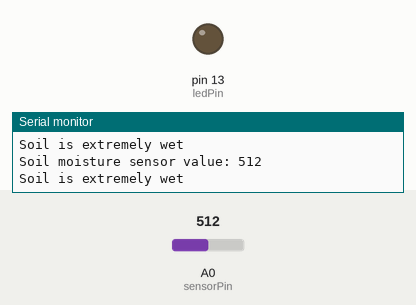
This sketch was run on a simulated Arduino Uno, built with avr-gcc and run on an emulated ATmega328P. Parts: output pins drawn as LEDs (lit = HIGH), the last lines printed to the serial monitor. Inputs (shaded band) come from the test bench; at power-on: A0 (sensorPin) = 512.

Above: at 1.8 s.
1.9 s: A0 (sensorPin) set to 782
4.5 s: A0 (sensorPin) set to 817
At 6.1 s:
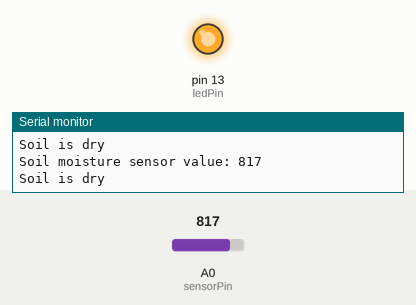
6.5 s: A0 (sensorPin) set to 716
At 7.6 s:
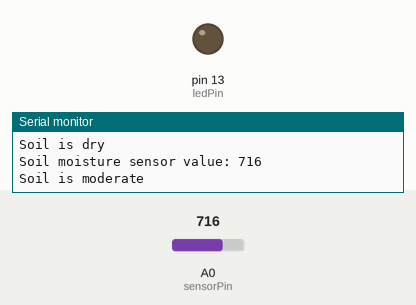
8.5 s: A0 (sensorPin) set to 900
At 10.4 s:
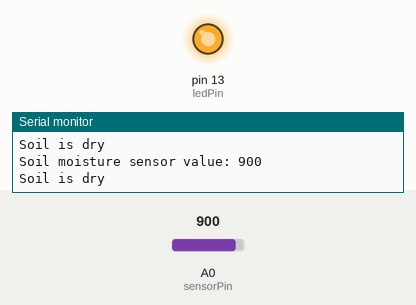
Timing chart, 0 to 11.5 s (numbered marks = the images above; inputs shaded):
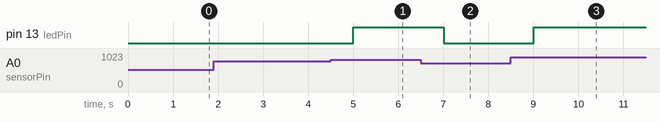

The sketch:

lab4.ino
```cpp
const int sensorPin = A0;
const int ledPin = 13;
int sensorValue = 0;
int threshold = 600;
int dry=800;

void setup() {
  pinMode(ledPin, OUTPUT);
  Serial.begin(9600);
}

void loop() {
  sensorValue = analogRead(sensorPin);
  Serial.print("Soil moisture sensor value: ");
  Serial.println(sensorValue);


  if (sensorValue >=dry) {
    digitalWrite(ledPin, HIGH);
    Serial.println("Soil is dry");
  }
    else if(sensorValue>=threshold && sensorValue<dry){
     digitalWrite(ledPin, LOW);
      Serial.println("Soil is moderate");

  } else {
    digitalWrite(ledPin, LOW);
      Serial.println("Soil is extremely wet");
  }

  delay(1000);
}
```

Measured:
- the behaviour switches between 799 and 800 on A0 (sensorPin) (found by bisection; images 0 and 1)
- after the input at 4.5 s, pin 13 (ledPin): LOW → HIGH after 0.50 s
- after the input at 6.5 s, pin 13 (ledPin): HIGH → LOW after 0.51 s
- after the input at 8.5 s, pin 13 (ledPin): LOW → HIGH after 0.51 s
